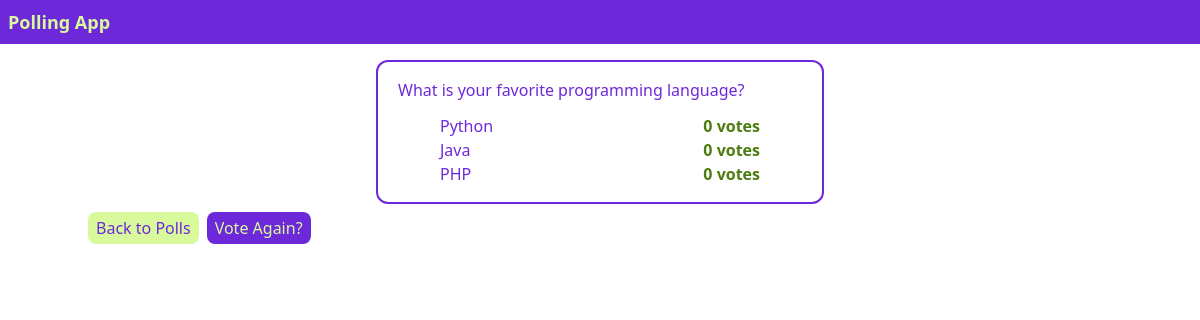
/polls/1/results/, run on an earlier commit of the app's database.
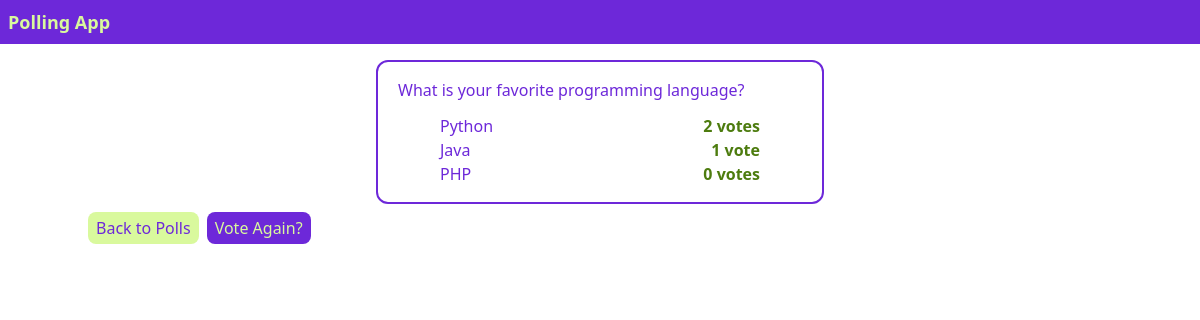
And on a later commit of the database.
### polls/models.py (models this page shows, shortened)
class Question(models.Model):
    question_text = models.CharField(max_length=200)
    published_date = models.DateTimeField('Date Published')

class Choice(models.Model):
    question = models.ForeignKey(Question, on_delete=models.CASCADE)
    choice_text = models.CharField(max_length=200)
    votes = models.IntegerField(default=0)

### polls/views.py (the view)
# urls.py: path('<int:question_id>/results/', views.results, name='results'),
def results(request, question_id):
    question = get_object_or_404(Question, pk=question_id)
    return render(request, 'polls/results.html', {'question': question})

### templates/polls/results.html
{% extends 'base.html' %}
{% block content %}
<div class="card max-w-md mx-auto my-2 bg-white-200 border-2 border-violet-700 rounded-xl p-4">
    <p class="mb-3 ml-1 font-normal text-md text-violet-700">{{ question.question_text }}</p>
    <ul>
        {% for choice in question.choice_set.all %}
        <li class="flex justify-between w-80 mx-auto">
            <div class="text-violet-700">
                {{ choice.choice_text }}
            </div>
            <div class="text-lime-700 font-bold">
                {{ choice.votes }} vote{{ choice.votes|pluralize }}
            </div>
        </li>
        {% endfor %}
    </ul>
</div>
<div class="flex flex-row gap-x-2">
    <a href="{% url 'polls:index' %}" class="text-violet-700 text-md inline-flex w-50 bg-lime-200 rounded-lg py-1 px-2 hover:text-lime-200 hover:bg-violet-700">Back to Polls</a>
    <a href="{% url 'polls:detail' question.id %}" class="text-lime-200 text-md inline-flex w-50 bg-violet-700 rounded-lg py-1 px-2 hover:text-violet-700 hover:bg-lime-200">Vote Again?</a>
</div>
{% endblock %}

### templates/base.html (shortened to what this page needs)
<!DOCTYPE html>
<html>
    <head>
        <script src="https://cdn.tailwindcss.com"></script>
    </head>
    <body class="font-sans bg-white-50">
        {% include 'partials/_navbar.html' %}
        <div class="container mx-auto my-4">
            {% block content %}{% endblock %}
        </div>
    </body>
</html>

### templates/partials/_navbar.html
<nav class="bg-violet-700 p-2">
    <ul>
        <li><a href="{% url 'polls:index' %}" class="text-lime-200 font-bold text-lg">Polling App</a></li>
    </ul>
</nav>

What changed in the data, as far as the page shows it:
changed Choice "Python": votes "0" → "2"
changed Choice "Java": votes "0" → "1"
